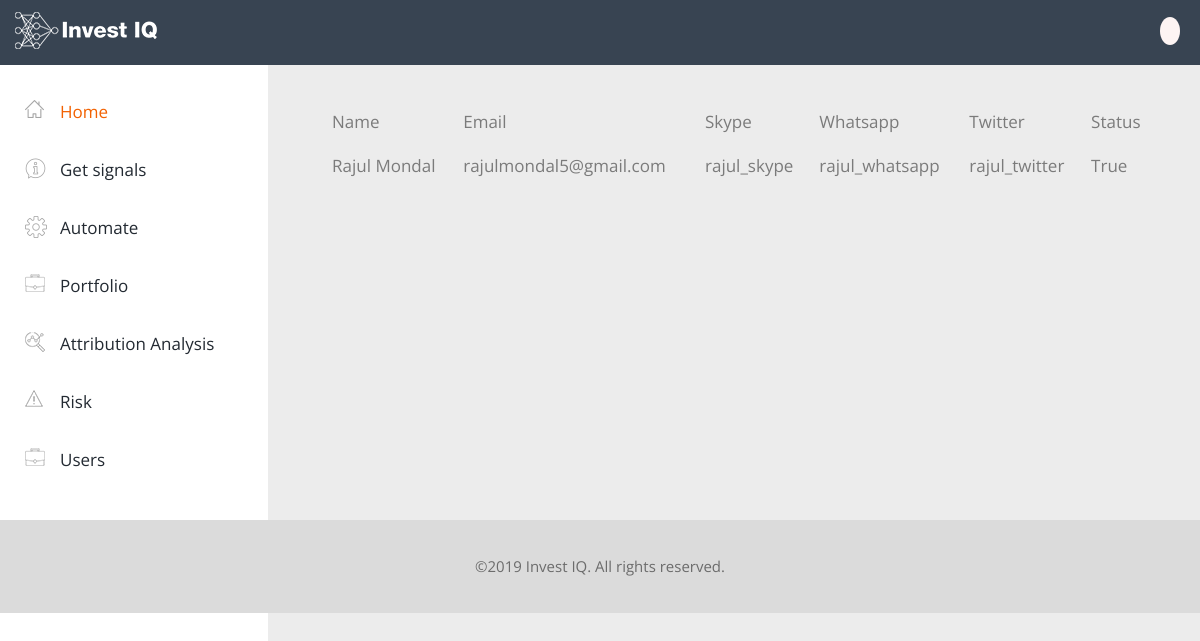
Before: /web-admin/users with the older database file.
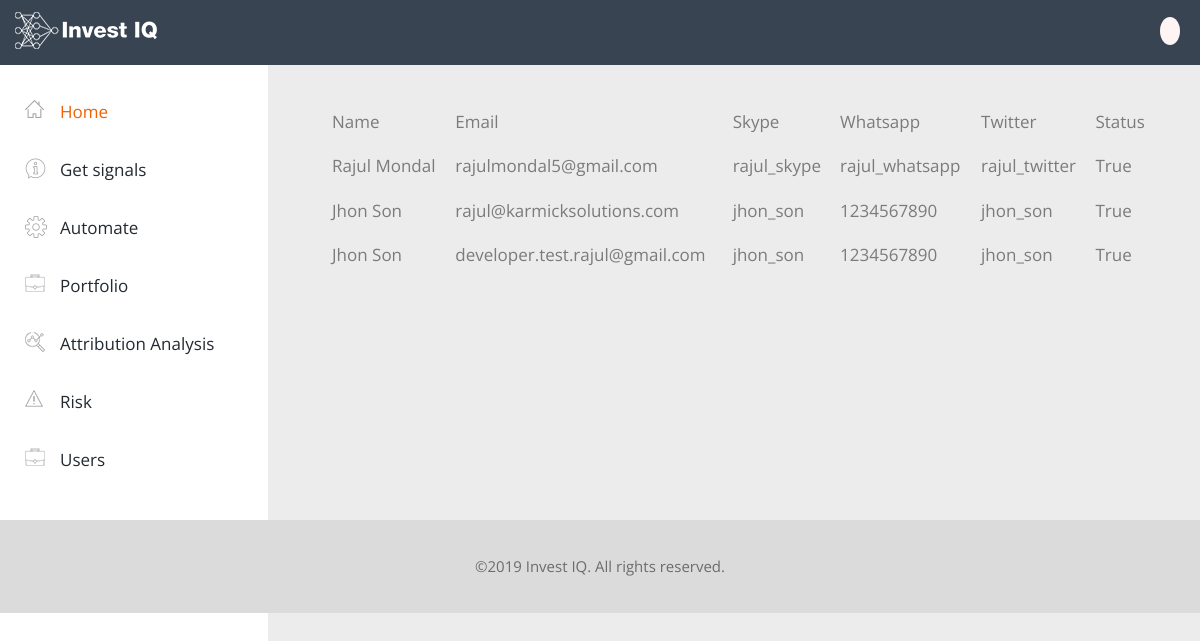
After: the same page with the newer database file.
### account/models.py (models this page shows, shortened)
class AuthUser(AbstractBaseUser):
    email = models.EmailField(max_length=255, unique=True)
    first_name = models.CharField(max_length=255, blank=True, null=True)
    last_name = models.CharField(max_length=255, blank=True, null=True)
    active = models.BooleanField(default=True)
    staff = models.BooleanField(default=False)
    admin = models.BooleanField(default=False)
    USERNAME_FIELD = 'email'
    REQUIRED_FIELDS = []
    objects = AuthUserManager()
    @property
    def is_active(self):
        return self.active

class Profile(models.Model):
    user = models.OneToOneField(AuthUser, on_delete=models.CASCADE)
    skype = models.CharField(max_length=30, blank=True)
    whatsapp = models.CharField(max_length=30, blank=True)
    twitter = models.CharField(max_length=30, blank=True)
    birth_date = models.DateField(null=True, blank=True)
    max_spread = models.FloatField(default=0)
    size = models.FloatField(default=0)
    profit_limit = models.FloatField(default=0)
    stop_limit = models.FloatField(default=0)
    product = models.CharField(max_length=1, choices=[('1', 'Invest IQ Premium Signals'), ('2', 'Invest IQ Automated Trading'), ('3', 'Invest IQ Managed Service')])
    perdiction_accuracy = models.FloatField(default=0)
    price_charge_hight = models.FloatField(default=0)
    price_charge_low = models.FloatField(default=0)
    use_client_sentiment = models.CharField(max_length=3, choices=[('yes', 'Yes'), ('no', 'No')])
    client_sentiment_contrarian = models.CharField(max_length=3, choices=[('yes', 'Yes'), ('no', 'No')])
    client_sentiment_value = models.CharField(max_length=255, null=True, blank=True)
    watermark = models.CharField(max_length=255, null=True, blank=True)

### dashboard/views.py (the view)
# urls.py: path('users', views.user_list, name="user_list"),
def user_list(request):
    users = AuthUser.objects.filter(admin=False)
    return render(request, 'dashboard/user_list.html', {'users': users})

### templates/dashboard/user_list.html
{% extends 'dashboard/layouts/base.html' %}
{% block content %}
<div class="righttopbox row">
    <div class="col-sm-12">
        <table class="table table-responsive">
            <tr>
                <td>Name</td>
                <td>Email</td>
                <td>Skype</td>
                <td>Whatsapp</td>
                <td>Twitter</td>
                <td>Status</td>
            </tr>
            {% if users %}
            {% for user in users %}
            <tr>
                <td>{{ user.first_name }} {{ user.last_name }}</td>
                <td>{{ user.email }}</td>
                <td>{{ user.profile.skype }}</td>
                <td>{{ user.profile.whatsapp }}</td>
                <td>{{ user.profile.twitter }}</td>
                <td>{{ user.is_active }}</td>
            </tr>
            {% endfor %}
            {% endif %}
        </table>
    </div>
</div>
{% endblock content %}

### templates/dashboard/layouts/base.html (shortened to what this page needs)
{% load static %}
{% include 'dashboard/layouts/header.html' %}
<body>
{% include 'dashboard/layouts/content_header.html' %}
<section class="bodyinner">
    {% include 'dashboard/layouts/leftpannel.html' %}
    <div class="rightpannel">
        {% block content %}
        {% endblock content %}
    </div>
</section>
<footer> ©2019 Invest IQ. All rights reserved. </footer>
</body>
</html>

### templates/dashboard/layouts/header.html (shortened to what this page needs)
{% load static %}
<!doctype html>
<html>
<head>
<link rel="stylesheet" type="text/css" href="{% static 'css/web-admin/css/bootstrap.css' %}" />
<link rel="stylesheet" type="text/css" href="{% static 'css/web-admin/css/bootstrap-theme.css' %}" />
<link rel="stylesheet" type="text/css" href="{% static 'css/web-admin/css/font-awesome.css' %}" />
<link rel="stylesheet" type="text/css" href="{% static 'css/web-admin/css/style.css' %}" />
<link rel="stylesheet" type="text/css" href="{% static 'css/web-admin/css/light_theme.css' %}" />
<link rel="stylesheet" type="text/css" href="{% static 'css/web-admin/css/responsive.css' %}" />
<link rel="stylesheet" type="text/css" href="{% static 'css/web-admin/css/demo.css' %}">
<link rel="stylesheet" type="text/css" href="{% static 'css/web-admin/css/menu.css' %}"/>
<link rel="stylesheet" type="text/css" href="{% static 'css/web-admin/css/progress-wizard.min.css' %}">
</head>

### templates/dashboard/layouts/content_header.html (shortened to what this page needs)
{% load static %}
<header>
  <div class="container-fluid">
    <div class="logo"><a href="/web-admin/"><img src="{% static 'images/web-admin/images/logo.png' %}" title="Invest IQ"  alt=""/></a></div>
    <div class="rightbutt"> <a href="#" data-toggle="dropdown" aria-haspopup="true" aria-expanded="false"><span class="user-logo">{{ user.email|make_list|first|upper }}</span></a>
    </div>
  </div>
</header>

### templates/dashboard/layouts/leftpannel.html
{% load static %}
<div class="leftpannel">
    <ul>
      <li class="active"><a href="{% url 'dashboard' %}"><img src="{% static 'images/web-admin/images/icon1.png' %}"  alt=""/>Home</a></li>
      <li><a href="#"><img src="{% static 'images/web-admin/images/icon2.png' %}"  alt=""/>Get signals</a></li>
      <li><a href="#"><img src="{% static 'images/web-admin/images/icon3.png' %}"  alt=""/>Automate</a></li>
      <li><a href="#"><img src="{% static 'images/web-admin/images/icon4.png' %}"  alt=""/>Portfolio</a></li>
      <li><a href="#"><img src="{% static 'images/web-admin/images/icon5.png' %}"  alt=""/>Attribution Analysis</a></li>
      <li><a href="#"><img src="{% static 'images/web-admin/images/icon6.png' %}"  alt=""/>Risk</a></li>
      <li><a href="{% url 'user_list' %}"><img src="{% static 'images/web-admin/images/icon4.png' %}"  alt=""/>Users</a></li>
    </ul>
  </div>

### static/css/web-admin/css/style.css (style rules this page uses)
html, head, body, p, a, h1, h2, h3, h4, h5, h6, div, img, ul, li, ol { padding:0; margin:0; outline:none; border:none; }
img, video { max-width:100%; }
a { text-decoration:none; color:#125199; transition: all 0.5s ease 0s; }
ul, li { list-style:none; }
a, a:focus, a:visited, a:hover { outline:none; text-decoration:none; }
html, body { margin:0; padding:0; height:100%; }
body { font-family: 'Open Sans', sans-serif; font-size:17px; line-height:23px; padding:0; margin:0; }
header { width: 100%; padding:12px 0; height: 65px; position: fixed; top: 0; left: 0; z-index: 999; -webkit-transition: height 0.3s; -moz-transition: height 0.3s; -ms-transition: height 0.3s; -o-transition: height 0.3s; transition: height 0.3s; }
header .logo { display: inline-block; float: left; margin-right:75px; }
.rightbutt { float:right; padding-top: 4px; position:relative; }
.rightbutt a { color:#fff; font-size:15px; }
footer { padding:35px 25px; text-align:center; font-size:15px; position:relative; z-index:99; }
.bodyinner { padding:65px 0 0; display: flex; }
.leftpannel { width: 268px; float: left; padding: 35px 25px; position: fixed; left: 0; top: 65px; height: 100%; }
.rightpannel { width: 100%; float: right; padding:35px 45px; margin-left:280px; }
.leftpannel ul li { position:relative; color:#a5a5a5; }
.leftpannel ul li a { padding:0 0 15px 35px; display:block; margin-bottom:20px; }
.leftpannel ul li a img { position:absolute; left:0; top:0; }
.righttopbox { margin-bottom:40px; }
.table > tbody > tr > td, .table > thead > tr > th { border:none; color:#7b7b7b; padding:10px 7px; }
.table-responsive { border:none; }

### static/css/web-admin/css/light_theme.css (style rules this page uses)
header { background:#384452; color:#fff; }
body { background:#ececec; color:#383636; }
.leftpannel { background:#fff; }
.leftpannel ul li a { color:#232a32; }
.leftpannel ul li.active a { color:#f26101; }
footer { color:#6c6c6c; background:#dbdbdb; }

### static/css/web-admin/css/demo.css (style rules this page uses)
body { padding:0; margin:0; }

### templates/dashboard/layouts/header.html (style rules this page uses)
.bodyinner { min-height: 520px; }
.user-logo { background: #fdf4f3; color: #8a5d5d; width: 30px; height: 30px; border-radius: 50%; padding: 4px 10px; margin-right: 5px; font-weight: bold; line-height: 30px; }

Changed rows visible on the page:
added AuthUser: first_name "Jhon", last_name "Son", email "rajul@karmicksolutions.com", profile.skype "jhon_son", profile.whatsapp "1234567890", profile.twitter "jhon_son", is_active "True"
added AuthUser: first_name "Jhon", last_name "Son", email "developer.test.rajul@gmail.com", profile.skype "jhon_son", profile.whatsapp "1234567890", profile.twitter "jhon_son", is_active "True"
